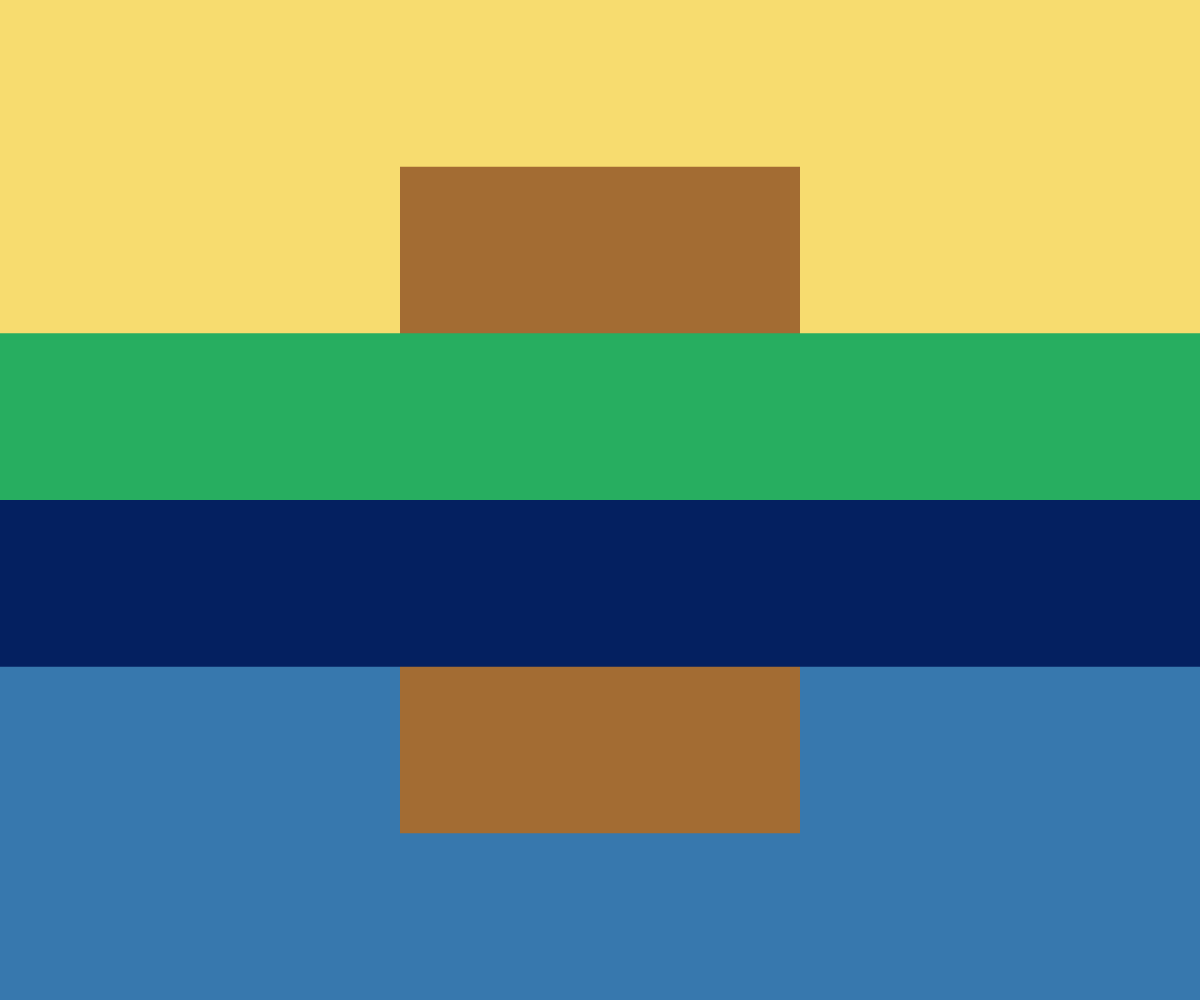
Frame 1 (no input)
Frame 60 (no input): identical to frame 1, image omitted
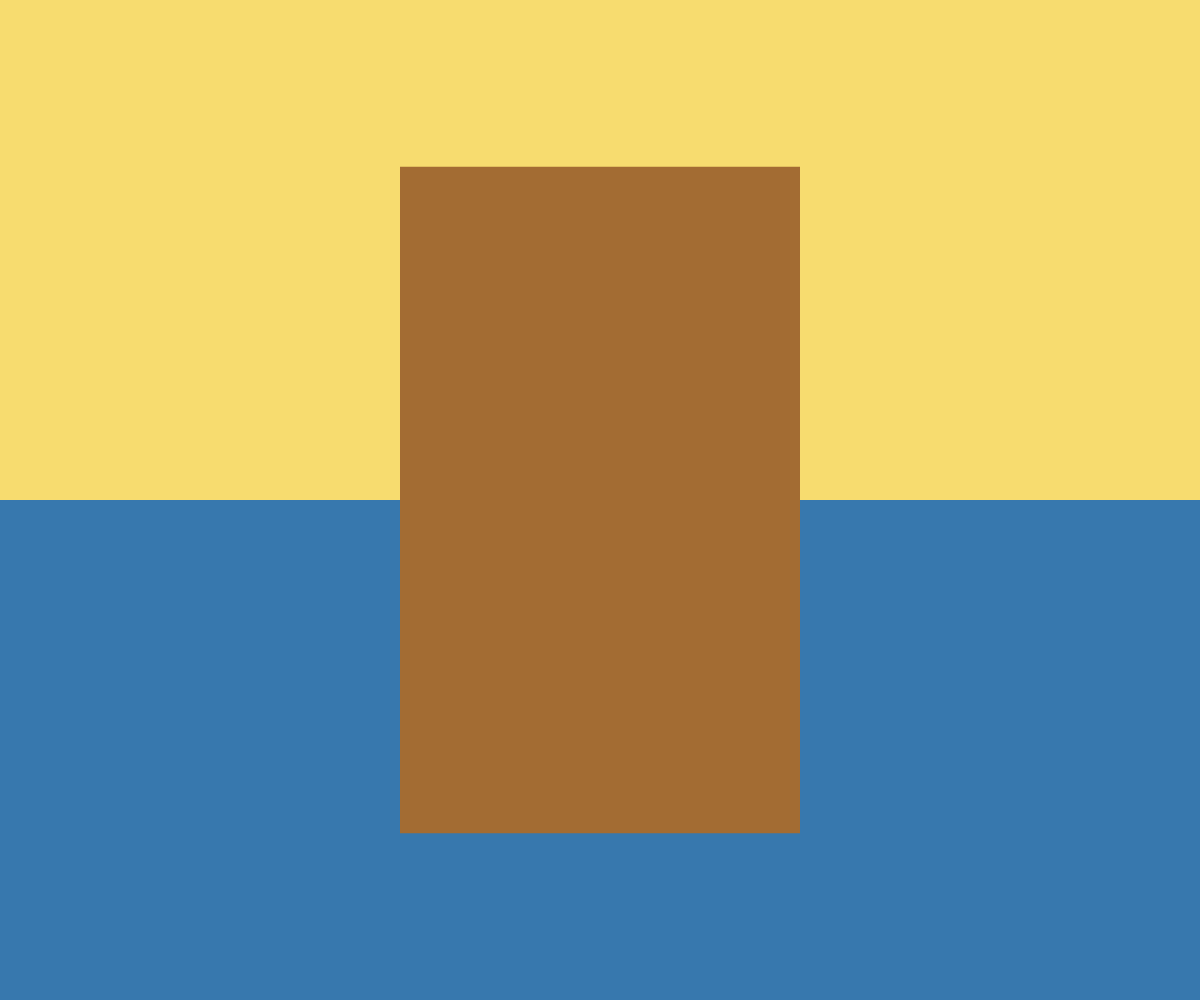
Frame 120 (the mouse pressed at the canvas centre since frame 60)

The p5.js sketch that drew these frames (run headless with seeded random() and noise() and a simulated clock; from frame 60 on, the mouse is pressed at the canvas centre):

// p5.js sketch
// ── sketch.js

let clrs = [
'#f7dc6f', //top 0
'#27ae60', //middle top 1
'#A36C33', //middle strip 2
'#042060', //middle bottom 3
'#3778AE' //bottom 4
]


function setup() {
  createCanvas(windowWidth, windowHeight);
  noStroke();
}

function draw() {
 background(220);
 canvasRect(clrs[4], height/2, height/2, false);
 canvasRect(clrs[0], height/2, 0, false);
 fill(clrs[2]); 
 rect(width * 1/3, height * 1/6, width * 1/3, height * 2/3); 
 canvasRect(clrs[1], height/6, height/3, true);
 canvasRect(clrs[3], height/6, height/2, true);


}

function canvasRect(clr, hgt, y_offset, clickable) {
	fill(clr);
	if((clickable == true) && (mouseIsPressed == false)){
		rect(0, y_offset, width, hgt);
	} 
	if(clickable == false){
		rect(0, y_offset, width, hgt);
	}
}
